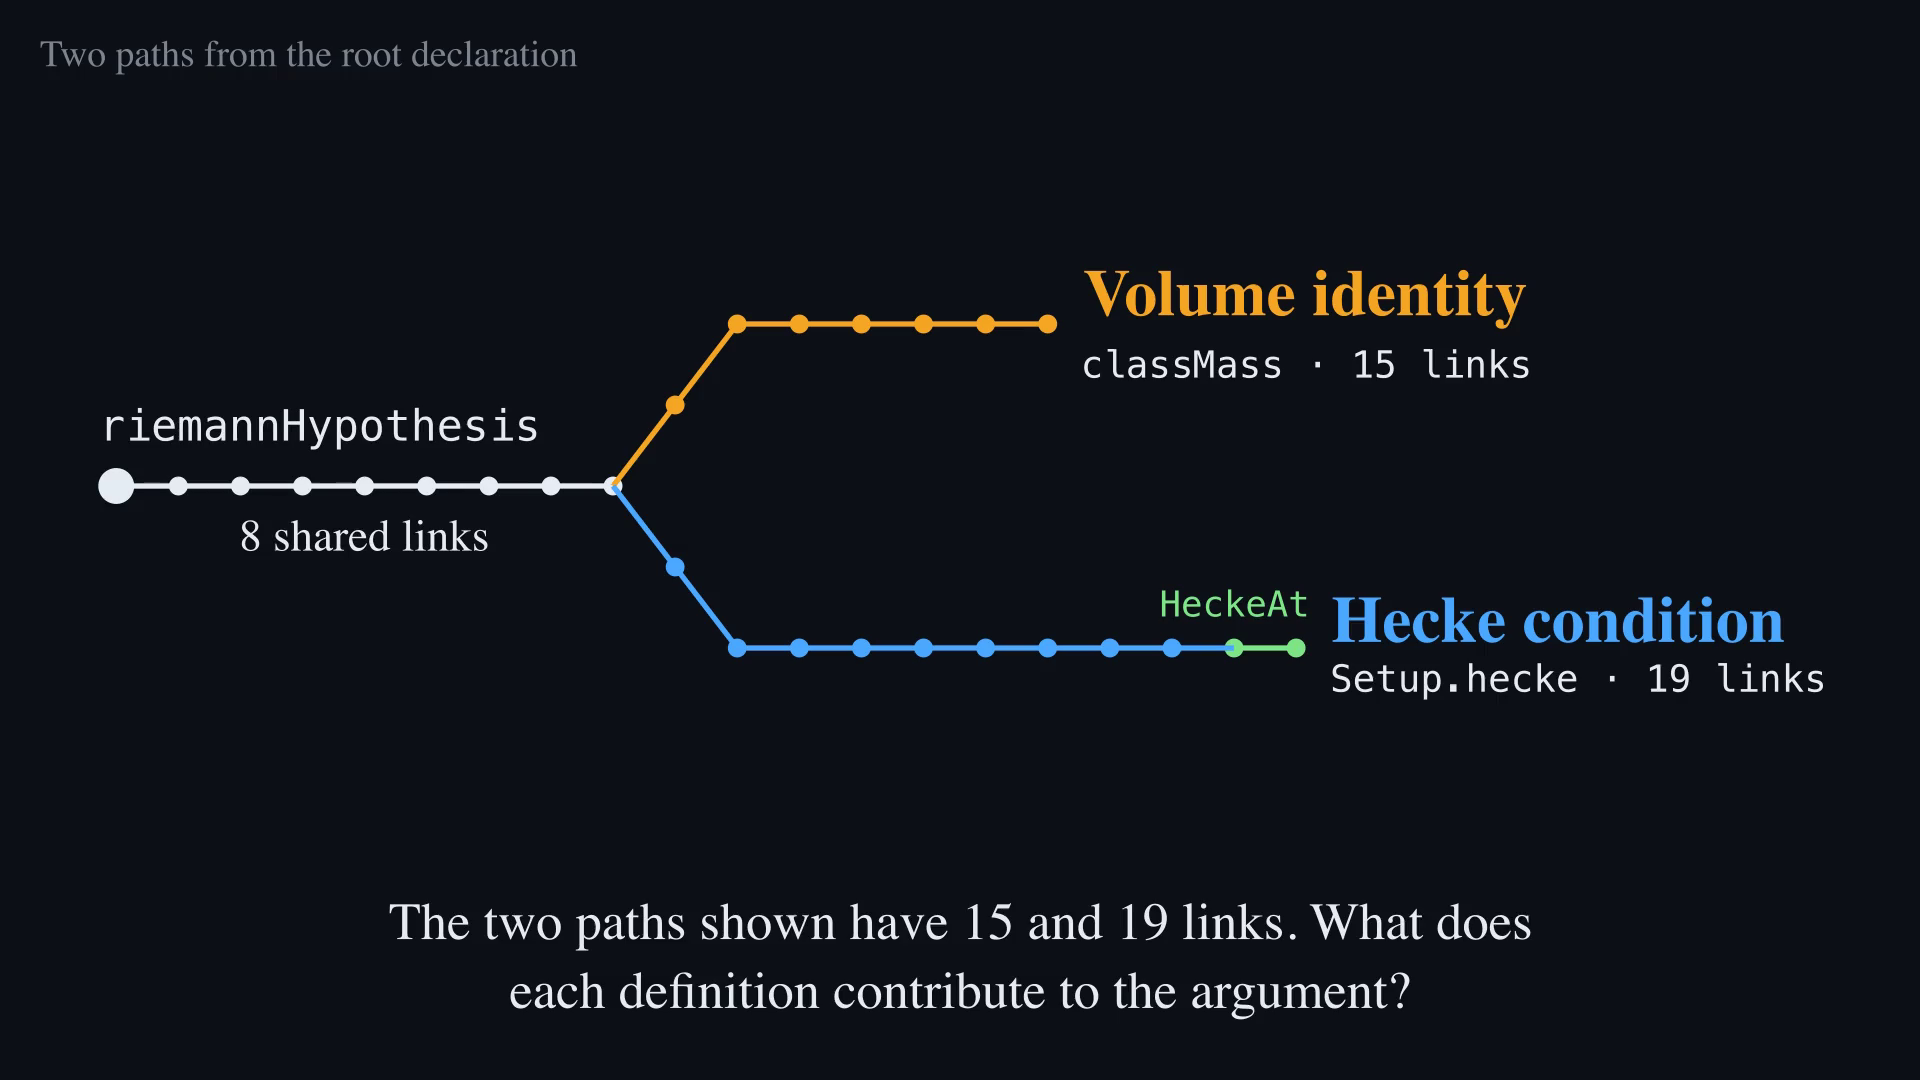

Reproduce this figure in Python.
"""Where the Lean proof uses the kernel's two sums.

This is the sequel to `what_the_kernel_computes.py`. It opens on the two
worked sums that video ends on and follows each into Alpöge's Lean
formalization of the Riemann Hypothesis.

    classMass    15 dependency links below `riemannHypothesis`.
                 `volumes_eq_masses_of_unfold` uses a double-coset
                 decomposition to identify a volume with the reciprocal sum.
    Setup.hecke  19 dependency links below. `HeckeAt` requires a target
                 readout to equal the normalized Hecke sum, and `heckeTieT`
                 transports that condition to a copied setup.

The declaration names are the two paths listed, with a public source link for
every step, in `docs/dependency-paths.md`.
The wording of what each theorem does follows `docs/primitive-in-the-proof.md`.
The level-11 numbers illustrate the arithmetic; the proof applies the same
formulas to its own data.

Render with `sh docs/manim/render.sh` from the repository root.
"""

from pathlib import Path

import numpy as np
from manim import (
    DOWN,
    LEFT,
    RIGHT,
    UP,
    Arrow,
    Create,
    Dot,
    FadeIn,
    FadeOut,
    LaggedStart,
    Line,
    MathTex,
    Rectangle,
    ReplacementTransform,
    RoundedRectangle,
    SurroundingRectangle,
    Text,
    TransformFromCopy,
    VGroup,
)
from style import (
    AMBER,
    BG,
    BLUE,
    DIM,
    GLOW,
    INK,
    PANEL,
    Explainer,
    check,
    code_card,
    grid_icon,
    handoff_cards,
    lines,
    mono,
)

# Declaration names along the two paths in docs/dependency-paths.md, root first.
TRUNK = [
    "riemannHypothesis",
    "rhOfAll",
    "allChi",
    "UpperTheory.FinalTheorems.everyCharacter",
    "UpperTheory.FinalTheorems.everyCharacter_of_row",
    "UpperTheory.LiteratureTheorems.every_character_of_literature_of_vWin",
    "UpperTheory.Lit.every_character_of_theta_integrals_local_matching",
    "UpperTheory.Lit.nonempty_hyps_definite_side_of_closed_bound",
    "GlobalTheory.Fc.S0.StageU.hypotheses_nonempty_of_unramified_exponents_alt",
]
MASS_BRANCH = [
    "GlobalTheory.Fc.nonempty_hyps_of_allRows_alt",
    "UpperTheory.Top.classSel",
    "GlobalTheory.Fc.memberTop_final_contextParameters",
    "GlobalTheory.Mem.VolMass.volumes_eq_masses_of_unfold",
    "GlobalTheory.DefiniteDecompObj.doubleCosets_mass",
    "GlobalTheory.DefiniteDecomp.defClassDecomp",
    "GlobalTheory.Mass.classMass",
]
HECKE_BRANCH = [
    "UpperTheory.GalC.final_alt_alt",
    "UpperTheory.GalC.final_of_alt",
    "GlobalTheory.NLink.Final.slot_mv_extension_with_list_geo_cl",
    "GlobalTheory.T.exists_kept_choice_upper_lattice_alt",
    "GlobalTheory.LayerMove.exists_kept_nChoice_thData_upL",
    "GlobalTheory.T.geo_heq_geoHalf_of_same",
    "GlobalTheory.LayerMove.SerUp.ex",
    "GlobalTheory.LayerMove.SerUp.ex._proof_7",
    "GlobalTheory.HeightCounting.SerCopy.heckeTieT",
    "GlobalTheory.SeriesTie.HeckeAt",
    "GlobalTheory.SeriesTie.Setup.hecke",
]
SHARED_LINKS = len(TRUNK) - 1
MASS_LINKS = SHARED_LINKS + len(MASS_BRANCH)
HECKE_LINKS = SHARED_LINKS + len(HECKE_BRANCH)
assert (SHARED_LINKS, MASS_LINKS, HECKE_LINKS) == (8, 15, 19)

FROZEN_COMMIT = "4e8bb36"

FIXTURES = Path(__file__).resolve().parents[2] / "tests" / "vectors" / "kernel.tsv"
FIXTURE_COUNT = sum(1 for line in FIXTURES.read_text().splitlines() if line)


def p2(x: float, y: float) -> np.ndarray:
    return np.array([x, y, 0.0])


class WhereTheProofUsesIt(Explainer):
    subtitle_size = 28

    def construct(self):
        self.handoff()
        self.dependency_paths()
        self.volume_identity()
        self.hecke_compatibility()
        self.closing()

    # ---------------------------------------------------------------- handoff
    def handoff(self):
        mass_card, hecke_card = handoff_cards()
        source = lines(
            "Two paths from riemannHypothesis\nin Alpöge's Lean source",
            36,
            INK,
            buff=0.2,
        ).move_to(p2(0, -0.2))
        self.say(
            "We followed two chains of references from the declaration\n"
            "named riemannHypothesis in Alpöge’s Lean source.",
            FadeIn(mass_card),
            FadeIn(hecke_card),
            FadeIn(source, shift=0.2 * UP),
        )
        self.read()

        role_mass = Text("Volume identity", font_size=34, color=AMBER).next_to(
            mass_card, DOWN, buff=0.45
        )
        role_hecke = Text("Hecke compatibility", font_size=34, color=BLUE).next_to(
            hecke_card, DOWN, buff=0.45
        )
        caveat = lines(
            "The level-11 example illustrates the arithmetic.\n"
            "The formalization uses its own data.",
            26,
            INK,
            buff=0.15,
        ).move_to(p2(0, -1.4))
        self.say(
            "In the proof, the first enters a volume identity and the second\n"
            "a compatibility condition. This video follows each one in.",
            FadeOut(source),
            FadeIn(role_mass, shift=0.2 * DOWN),
            FadeIn(role_hecke, shift=0.2 * DOWN),
            FadeIn(caveat),
        )
        self.read(0.5)
        self.clear_stage()

    # ------------------------------------------------------- dependency paths
    def dependency_paths(self):
        # The equality is a verbatim excerpt of line 80 in the frozen source.
        filename = mono("AdmQAdmissibleConjugatePairPlaces.lean", 22, DIM)
        citation = Text(f"line 80 · commit {FROZEN_COMMIT}", font_size=22, color=DIM)
        header = VGroup(filename, citation).arrange(DOWN, buff=0.14).move_to(p2(0, 2.2))
        excerpt = VGroup(
            mono("rd g =", 35),
            mono("ρ.hecke", 35, BLUE),
            mono("i j b k P R z (rd f)", 35),
        ).arrange(RIGHT, buff=0.24)
        excerpt.move_to(p2(0, 0.85))
        highlight = SurroundingRectangle(excerpt[1], color=BLUE, buff=0.09)
        edge = VGroup(
            code_card("HeckeAt", 24),
            Arrow(LEFT, RIGHT, color=BLUE),
            code_card("Setup.hecke", 24, BLUE),
        ).arrange(RIGHT, buff=0.18)
        edge.move_to(p2(0, -0.9))
        self.say(
            "In the definition of HeckeAt, rd g is the value being specified.\n"
            "On the right, ρ.hecke applies the Hecke operator to rd f.",
            *self.chapter("Reading a source reference"),
            FadeIn(header),
            FadeIn(excerpt),
            Create(highlight),
        )
        self.read()
        self.say(
            "That reference gives one edge from HeckeAt to Setup.hecke.\n"
            "Watch where it sits in the two paths we traced.",
            FadeIn(edge),
        )
        self.read()
        step, origin_x, trunk_y = 0.46, -6.25, 0.4

        def branch_points(count, direction):
            return [
                p2(
                    origin_x + step * (SHARED_LINKS + i),
                    trunk_y + direction * 0.6 * min(i, 2),
                )
                for i in range(1, count + 1)
            ]

        trunk_points = [p2(origin_x + step * i, trunk_y) for i in range(len(TRUNK))]
        mass_points = branch_points(len(MASS_BRANCH), 1)
        hecke_points = branch_points(len(HECKE_BRANCH), -1)

        def chain(points, color, start=None):
            path = ([start] if start is not None else []) + points
            segments = VGroup(
                *[
                    Line(a, b, color=color, stroke_width=4)
                    for a, b in zip(path, path[1:])
                ]
            )
            nodes = VGroup(*[Dot(point, radius=0.07, color=color) for point in points])
            return segments, nodes

        trunk_lines, trunk_nodes = chain(trunk_points, INK)
        mass_lines, mass_nodes = chain(mass_points, AMBER, trunk_points[-1])
        hecke_lines, hecke_nodes = chain(hecke_points, BLUE, trunk_points[-1])

        root_tag = mono("riemannHypothesis", 23, INK).next_to(
            trunk_nodes[0], UP, buff=0.2, aligned_edge=LEFT
        )
        trunk_nodes[0].scale(1.9)
        shared_tag = Text(
            f"{SHARED_LINKS} shared links", font_size=24, color=INK
        ).next_to(trunk_lines, DOWN, buff=0.25)
        last_link = VGroup(hecke_nodes[-2], hecke_lines[-1], hecke_nodes[-1])
        last_link.set_color(GLOW)
        self.say(
            "The highlighted reference ends the blue path. Both paths start\n"
            "at riemannHypothesis and share their first eight links.",
            *self.chapter("Two paths from the root declaration"),
            FadeOut(header),
            FadeOut(excerpt),
            FadeOut(highlight),
            ReplacementTransform(edge, last_link),
            FadeIn(root_tag),
            LaggedStart(*[Create(s) for s in trunk_lines], lag_ratio=0.5),
            LaggedStart(*[FadeIn(n) for n in trunk_nodes], lag_ratio=0.5),
            FadeIn(shared_tag),
            run_time=1.8,
        )
        self.play(
            LaggedStart(*[Create(s) for s in mass_lines], lag_ratio=0.5),
            LaggedStart(*[FadeIn(n) for n in mass_nodes], lag_ratio=0.5),
            LaggedStart(*[Create(s) for s in hecke_lines[:-1]], lag_ratio=0.5),
            LaggedStart(*[FadeIn(n) for n in hecke_nodes[:-2]], lag_ratio=0.5),
            run_time=2.0,
        )
        self.read()

        def endpoint(node, role, name, count, color):
            return (
                VGroup(
                    Text(role, font_size=35, color=color, weight="BOLD"),
                    mono(f"{name} · {count} links", 20, INK),
                )
                .arrange(DOWN, buff=0.15, aligned_edge=LEFT)
                .next_to(node, RIGHT, buff=0.2)
            )

        mass_tag = endpoint(
            mass_nodes[-1], "Volume identity", "classMass", MASS_LINKS, AMBER
        )
        hecke_tag = endpoint(
            hecke_nodes[-1], "Hecke condition", "Setup.hecke", HECKE_LINKS, BLUE
        )
        at_tag = mono("HeckeAt", 19, GLOW).next_to(hecke_nodes[-2], UP, buff=0.16)
        self.say(
            f"The two paths shown have {MASS_LINKS} and {HECKE_LINKS} links. What does\n"
            "each definition contribute to the argument?",
            FadeIn(mass_tag),
            FadeIn(hecke_tag),
            FadeIn(at_tag),
        )
        self.mark_poster()
        self.read(0.5)
        self.clear_stage()

    # -------------------------------------------------------- volume identity
    def volume_identity(self):
        width, height, bar_y = 10.0, 1.1, 1.75
        left = -width / 2

        def piece(start, share, color, opacity, label):
            box = Rectangle(
                width=width * share,
                height=height,
                stroke_color=BG,
                stroke_width=3,
                fill_color=color,
                fill_opacity=opacity,
            ).move_to(p2(left + width * (start + share / 2), bar_y))
            ink = BG if opacity >= 0.9 else INK
            return VGroup(box, MathTex(label, font_size=46, color=ink).move_to(box))

        example = VGroup(
            piece(0, 0.6, AMBER, 0.9, r"\tfrac14"),
            piece(0.6, 0.4, BLUE, 0.9, r"\tfrac16"),
        )
        example_tag = Text(
            "part 1: the masses of A and B", font_size=24, color=DIM
        ).next_to(example, UP, buff=0.2)
        self.say(
            "In part 1, the masses of A and B filled a bar:\n1/4 + 1/6 = 5/12.",
            *self.chapter("Mass becomes a volume identity"),
            FadeIn(example),
            FadeIn(example_tag),
        )
        self.read()

        shares = (0.36, 0.26, 0.2, 0.18)
        labels = (r"\tfrac{1}{d_1}", r"\tfrac{1}{d_2}", r"\tfrac{1}{d_3}", r"\cdots")
        general, start = VGroup(), 0.0
        for i, (share, label) in enumerate(zip(shares, labels)):
            general.add(piece(start, share, AMBER, 0.3 + 0.15 * (i % 2), label))
            start += share
        general_tag = Text(
            "the proof: a volume, one piece per double-coset class",
            font_size=24,
            color=INK,
        ).next_to(general, UP, buff=0.2)
        definition = MathTex(
            r"d_i=\text{ the order of the symmetry group of class } i",
            font_size=34,
            color=DIM,
        ).next_to(general, DOWN, buff=0.25)
        self.say(
            "The proof has the same picture with its own data: a volume cut\n"
            "into one piece per double-coset class, each of size 1 ÷ d.",
            ReplacementTransform(example, general),
            FadeOut(example_tag),
            FadeIn(general_tag),
            FadeIn(definition),
        )
        self.read()

        identity = MathTex(
            r"\text{volume}",
            "=",
            r"\frac{1}{d_1}+\frac{1}{d_2}+\frac{1}{d_3}+\cdots",
            font_size=54,
            color=INK,
        ).move_to(p2(0, -1.0))
        identity[2].set_color(AMBER)
        sum_tag = mono("classMass", 22, AMBER).next_to(identity[2], DOWN, buff=0.25)
        source = mono("volumes_eq_masses_of_unfold", 18, DIM).next_to(
            identity, UP, buff=0.2
        )
        self.say(
            "The theorem volumes_eq_masses_of_unfold uses that decomposition:\n"
            "the volume equals the sum of the reciprocal symmetry orders.",
            FadeIn(identity, shift=0.2 * UP),
            FadeIn(source),
        )
        self.read()
        self.say(
            "That sum is classMass. In the proof, mass identifies a volume.",
            FadeIn(sum_tag, shift=0.1 * UP),
        )
        self.read()
        self.clear_stage()

    # ----------------------------------------------------- hecke compatibility
    def hecke_compatibility(self):
        destinations = VGroup(*(grid_icon(label) for label in "ABB"))
        destinations.arrange(RIGHT, buff=0.65).move_to(p2(-3.55, 1.6))
        row_tag = Text("Neighbours of A", font_size=27).next_to(
            destinations, UP, buff=0.25
        )

        def values(numbers):
            return VGroup(
                *[
                    MathTex(str(n), font_size=46, color=color).next_to(
                        chip, DOWN, buff=0.24
                    )
                    for chip, n, color in zip(
                        destinations, numbers, [AMBER, BLUE, BLUE]
                    )
                ]
            )

        indicators, samples = values([0, 1, 1]), values([2, -3, -3])
        entry = MathTex(r"0+1+1=2", font_size=47).move_to(p2(-3.55, -0.60))
        output = MathTex(r"g(A)=2-3-3=-4", font_size=47).move_to(entry)
        self.say(
            "Keep A’s three neighbours in view. Counting the B destinations\n"
            "gives the matrix entry 2.",
            *self.chapter("Hecke becomes a compatibility condition"),
            FadeIn(destinations),
            FadeIn(row_tag),
            FadeIn(indicators),
            FadeIn(entry),
        )
        self.read()
        self.say(
            "Now read the function at the same neighbours. Its values are\n"
            "2, −3 and −3. They give the new value at A, which is −4.",
            ReplacementTransform(indicators, samples),
            ReplacementTransform(entry, output),
        )
        self.read()

        card = RoundedRectangle(
            width=6.6,
            height=3.0,
            corner_radius=0.2,
            stroke_color=BLUE,
            stroke_width=3,
            fill_color=PANEL,
            fill_opacity=1,
        ).move_to(p2(3.5, 1.55))
        card_title = mono("HeckeAt", 24, BLUE).move_to(p2(3.5, 2.65))
        condition = MathTex(
            r"g(x)",
            "=",
            r"\frac{1}{u\cdot q^{\,k\lfloor r/2\rfloor}}\sum_{\gamma}f(x\gamma)",
            font_size=40,
            color=INK,
        ).move_to(p2(3.5, 1.55))
        condition[2].set_color(BLUE)
        scope = Text(
            "for every certified local input", font_size=24, color=INK
        ).move_to(p2(3.5, 0.45))
        self.say(
            "HeckeAt requires the target value to agree with the normalized\n"
            "neighbour sum for every certified local input.",
            FadeIn(card),
            FadeIn(card_title),
            FadeIn(condition),
            FadeIn(scope),
        )
        self.read()

        def setup(label, x):
            frame = RoundedRectangle(
                width=5.6,
                height=1.2,
                corner_radius=0.15,
                stroke_color=DIM,
                stroke_width=2.5,
            ).move_to(p2(x, 0.5))
            title = Text(label, font_size=22, color=INK).next_to(frame, UP, buff=0.12)
            equality = VGroup(
                MathTex(r"g=\text{normalized sum of }f", font_size=36, color=BLUE),
                check(40),
            ).arrange(RIGHT, buff=0.3)
            equality.move_to(frame)
            return frame, title, equality

        frame_a, title_a, equality_a = setup("original setup", -3.6)
        frame_b, title_b, equality_b = setup(
            "copied setup used in the series construction", 3.6
        )
        carry = Arrow(
            frame_a.get_right(),
            frame_b.get_left(),
            buff=0.1,
            color=GLOW,
            stroke_width=5,
        )
        carry_tag = mono("heckeTieT", 16, GLOW).next_to(carry, UP, buff=0.08)
        self.clear_stage()
        self.say(
            "The series construction copies the setup. The lemma heckeTieT\n"
            "carries the same equality across to the copy.",
            FadeIn(frame_a),
            FadeIn(title_a),
            FadeIn(equality_a),
            FadeIn(frame_b),
            FadeIn(title_b),
        )
        self.play(Create(carry), FadeIn(carry_tag), run_time=0.7)
        self.play(TransformFromCopy(equality_a, equality_b), run_time=1.2)
        self.read()
        self.clear_stage()

    # ---------------------------------------------------------------- closing
    def closing(self):
        mass_card, hecke_card = handoff_cards()
        take_mass = lines("Mass identifies\na volume", 32, AMBER, buff=0.14)
        take_mass.next_to(mass_card, UP, buff=0.4)
        take_hecke = lines(
            "The copied setup preserves\nthe Hecke condition", 32, BLUE, buff=0.14
        ).next_to(hecke_card, UP, buff=0.4)
        where_mass = mono("volumes_eq_masses_of_unfold", 16, DIM).next_to(
            mass_card, DOWN, buff=0.25
        )
        where_hecke = mono("HeckeAt, heckeTieT", 16, DIM).next_to(
            hecke_card, DOWN, buff=0.25
        )
        split = lines(
            "The formalization uses its own data.\n"
            f"Lean generates {FIXTURE_COUNT} finite-table examples\n"
            "for the C and Rust tests.",
            26,
            INK,
            buff=0.16,
        ).move_to(p2(0, -1.05))
        self.say(
            "So that is where the two sums enter the proof.\nOne identifies a volume.",
            *self.chapter("What each sum does"),
            FadeIn(take_mass),
            FadeIn(mass_card),
            FadeIn(where_mass),
        )
        self.read()
        self.say(
            "The other specifies the value of a transformed form.\n"
            "The same condition holds in the copied setup.",
            FadeIn(take_hecke),
            FadeIn(hecke_card),
            FadeIn(where_hecke),
        )
        self.read()
        self.play(FadeIn(split, shift=0.2 * UP), run_time=0.7)
        self.wait(5.0)
